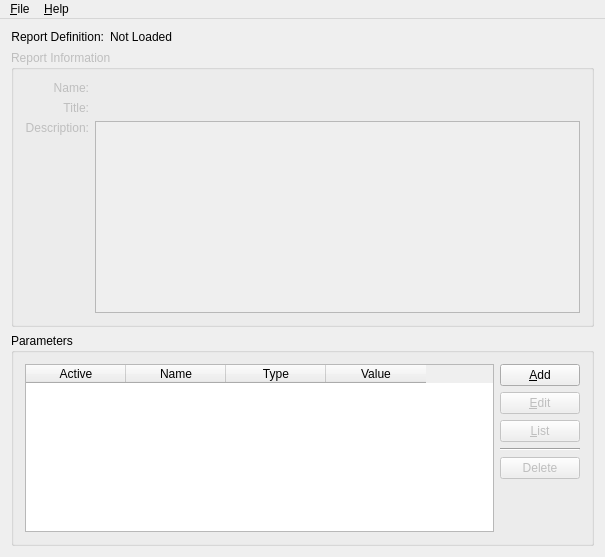
<?xml version="1.0" encoding="UTF-8"?>
<ui version="4.0">
 <comment> * OpenRPT report writer and rendering engine
 * Copyright (C) 2001-2012 by OpenMFG, LLC
 *
 * This library is free software; you can redistribute it and/or
 * modify it under the terms of the GNU Lesser General Public
 * License as published by the Free Software Foundation; either
 * version 2.1 of the License, or (at your option) any later version.
 *
 * This library is distributed in the hope that it will be useful,
 * but WITHOUT ANY WARRANTY; without even the implied warranty of
 * MERCHANTABILITY or FITNESS FOR A PARTICULAR PURPOSE. See the GNU
 * Lesser General Public License for more details.
 *
 * You should have received a copy of the GNU Lesser General Public
 * License along with this library; if not, write to the Free Software
 * Foundation, Inc., 59 Temple Place, Suite 330, Boston, MA 02111-1307 USA
 * Please contact info@openmfg.com with any questions on this license.</comment>
 <class>RenderWindow</class>
 <widget class="QMainWindow" name="RenderWindow">
  <property name="geometry">
   <rect>
    <x>0</x>
    <y>0</y>
    <width>605</width>
    <height>557</height>
   </rect>
  </property>
  <property name="windowTitle">
   <string>OpenRPT Renderer</string>
  </property>
  <property name="windowIcon">
   <iconset>
    <normaloff/>
   </iconset>
  </property>
  <widget class="QWidget" name="widget">
   <layout class="QVBoxLayout" name="verticalLayout">
    <item>
     <layout class="QHBoxLayout">
      <property name="spacing">
       <number>6</number>
      </property>
      <property name="margin">
       <number>0</number>
      </property>
      <item>
       <widget class="QLabel" name="_reportLbl">
        <property name="text">
         <string>Report Definition:</string>
        </property>
        <property name="alignment">
         <set>Qt::AlignRight|Qt::AlignTrailing|Qt::AlignVCenter</set>
        </property>
       </widget>
      </item>
      <item>
       <widget class="QLabel" name="_report">
        <property name="sizePolicy">
         <sizepolicy hsizetype="Expanding" vsizetype="Preferred">
          <horstretch>0</horstretch>
          <verstretch>0</verstretch>
         </sizepolicy>
        </property>
        <property name="text">
         <string>Not Loaded</string>
        </property>
       </widget>
      </item>
     </layout>
    </item>
    <item>
     <widget class="QGroupBox" name="_reportInfo">
      <property name="enabled">
       <bool>false</bool>
      </property>
      <property name="title">
       <string>Report Information</string>
      </property>
      <layout class="QGridLayout">
       <property name="margin">
        <number>11</number>
       </property>
       <property name="spacing">
        <number>6</number>
       </property>
       <item row="2" column="1">
        <widget class="QTextEdit" name="_reportDescription">
         <property name="enabled">
          <bool>false</bool>
         </property>
         <property name="sizePolicy">
          <sizepolicy hsizetype="Expanding" vsizetype="Minimum">
           <horstretch>0</horstretch>
           <verstretch>0</verstretch>
          </sizepolicy>
         </property>
         <property name="readOnly">
          <bool>true</bool>
         </property>
        </widget>
       </item>
       <item row="2" column="0">
        <widget class="QLabel" name="_reportDescriptionLbl">
         <property name="text">
          <string>Description:</string>
         </property>
         <property name="alignment">
          <set>Qt::AlignRight|Qt::AlignTop|Qt::AlignTrailing</set>
         </property>
         <property name="buddy">
          <cstring>_reportDescription</cstring>
         </property>
        </widget>
       </item>
       <item row="0" column="0">
        <widget class="QLabel" name="_reportNameLbl">
         <property name="text">
          <string>Name:</string>
         </property>
         <property name="alignment">
          <set>Qt::AlignRight|Qt::AlignTrailing|Qt::AlignVCenter</set>
         </property>
        </widget>
       </item>
       <item row="1" column="1">
        <widget class="QLabel" name="_reportTitle">
         <property name="text">
          <string/>
         </property>
        </widget>
       </item>
       <item row="0" column="1">
        <widget class="QLabel" name="_reportName">
         <property name="text">
          <string/>
         </property>
        </widget>
       </item>
       <item row="1" column="0">
        <widget class="QLabel" name="_reportTitleLbl">
         <property name="text">
          <string>Title:</string>
         </property>
         <property name="alignment">
          <set>Qt::AlignRight|Qt::AlignTrailing|Qt::AlignVCenter</set>
         </property>
        </widget>
       </item>
      </layout>
     </widget>
    </item>
    <item>
     <widget class="QGroupBox" name="groupBox1">
      <property name="title">
       <string>Parameters</string>
      </property>
      <layout class="QHBoxLayout" name="horizontalLayout">
       <item>
        <widget class="QTableWidget" name="_table">
         <property name="editTriggers">
          <set>QAbstractItemView::NoEditTriggers</set>
         </property>
         <column>
          <property name="text">
           <string>Active</string>
          </property>
         </column>
         <column>
          <property name="text">
           <string>Name</string>
          </property>
         </column>
         <column>
          <property name="text">
           <string>Type</string>
          </property>
         </column>
         <column>
          <property name="text">
           <string>Value</string>
          </property>
         </column>
        </widget>
       </item>
       <item>
        <layout class="QVBoxLayout">
         <property name="spacing">
          <number>6</number>
         </property>
         <property name="margin">
          <number>0</number>
         </property>
         <item>
          <widget class="QPushButton" name="_add">
           <property name="text">
            <string>&amp;Add</string>
           </property>
           <property name="shortcut">
            <string>Alt+A</string>
           </property>
          </widget>
         </item>
         <item>
          <widget class="QPushButton" name="_edit">
           <property name="enabled">
            <bool>false</bool>
           </property>
           <property name="text">
            <string>&amp;Edit</string>
           </property>
           <property name="shortcut">
            <string>Alt+E</string>
           </property>
          </widget>
         </item>
         <item>
          <widget class="QPushButton" name="_list">
           <property name="enabled">
            <bool>false</bool>
           </property>
           <property name="text">
            <string>&amp;List</string>
           </property>
           <property name="shortcut">
            <string>Alt+L</string>
           </property>
          </widget>
         </item>
         <item>
          <widget class="Line" name="line2">
           <property name="frameShape">
            <enum>QFrame::HLine</enum>
           </property>
           <property name="frameShadow">
            <enum>QFrame::Sunken</enum>
           </property>
           <property name="orientation">
            <enum>Qt::Horizontal</enum>
           </property>
          </widget>
         </item>
         <item>
          <widget class="QPushButton" name="_delete">
           <property name="enabled">
            <bool>false</bool>
           </property>
           <property name="text">
            <string>Delete</string>
           </property>
           <property name="shortcut">
            <string/>
           </property>
          </widget>
         </item>
         <item>
          <spacer>
           <property name="orientation">
            <enum>Qt::Vertical</enum>
           </property>
           <property name="sizeType">
            <enum>QSizePolicy::Expanding</enum>
           </property>
           <property name="sizeHint" stdset="0">
            <size>
             <width>20</width>
             <height>0</height>
            </size>
           </property>
          </spacer>
         </item>
        </layout>
       </item>
      </layout>
     </widget>
    </item>
   </layout>
  </widget>
  <widget class="QMenuBar" name="MenuBar">
   <property name="geometry">
    <rect>
     <x>0</x>
     <y>0</y>
     <width>605</width>
     <height>26</height>
    </rect>
   </property>
   <widget class="QMenu" name="helpMenu">
    <property name="title">
     <string>&amp;Help</string>
    </property>
    <addaction name="helpAboutAction"/>
   </widget>
   <widget class="QMenu" name="fileMenu">
    <property name="title">
     <string>&amp;File</string>
    </property>
    <addaction name="fileOpenAction"/>
    <addaction name="fileLoadFromDB"/>
    <addaction name="separator"/>
    <addaction name="filePrintPreviewAction"/>
    <addaction name="filePrintAction"/>
    <addaction name="filePrintToPDFAction"/>
    <addaction name="separator"/>
    <addaction name="fileExitAction"/>
   </widget>
   <addaction name="fileMenu"/>
   <addaction name="separator"/>
   <addaction name="helpMenu"/>
  </widget>
  <action name="fileOpenAction">
   <property name="icon">
    <iconset>
     <normaloff>image1</normaloff>image1</iconset>
   </property>
   <property name="text">
    <string>&amp;Open...</string>
   </property>
   <property name="iconText">
    <string>Open</string>
   </property>
   <property name="shortcut">
    <string>Ctrl+O</string>
   </property>
  </action>
  <action name="filePrintAction">
   <property name="icon">
    <iconset>
     <normaloff>image2</normaloff>image2</iconset>
   </property>
   <property name="text">
    <string>&amp;Print...</string>
   </property>
   <property name="iconText">
    <string>Print</string>
   </property>
   <property name="shortcut">
    <string>Ctrl+P</string>
   </property>
  </action>
  <action name="fileExitAction">
   <property name="text">
    <string>E&amp;xit</string>
   </property>
   <property name="iconText">
    <string>Exit</string>
   </property>
   <property name="shortcut">
    <string/>
   </property>
  </action>
  <action name="helpAboutAction">
   <property name="text">
    <string>&amp;About</string>
   </property>
   <property name="iconText">
    <string>About</string>
   </property>
   <property name="shortcut">
    <string/>
   </property>
  </action>
  <action name="filePrintToPDFAction">
   <property name="text">
    <string>Print to PDF...</string>
   </property>
  </action>
  <action name="fileLoadFromDB">
   <property name="text">
    <string>Load from Database...</string>
   </property>
  </action>
  <action name="filePrintPreviewAction">
   <property name="text">
    <string>Print Preview...</string>
   </property>
  </action>
 </widget>
 <layoutdefault spacing="6" margin="11"/>
 <tabstops>
  <tabstop>_reportDescription</tabstop>
  <tabstop>_add</tabstop>
  <tabstop>_edit</tabstop>
  <tabstop>_list</tabstop>
  <tabstop>_delete</tabstop>
 </tabstops>
 <!--<includes>
  <include location="global">qdom.h</include>
  <include location="global">qmap.h</include>
  <include location="global">qvariant.h</include>
  <include location="global">parameter.h</include>
 </includes>-->
 <resources/>
 <connections/>
</ui>
